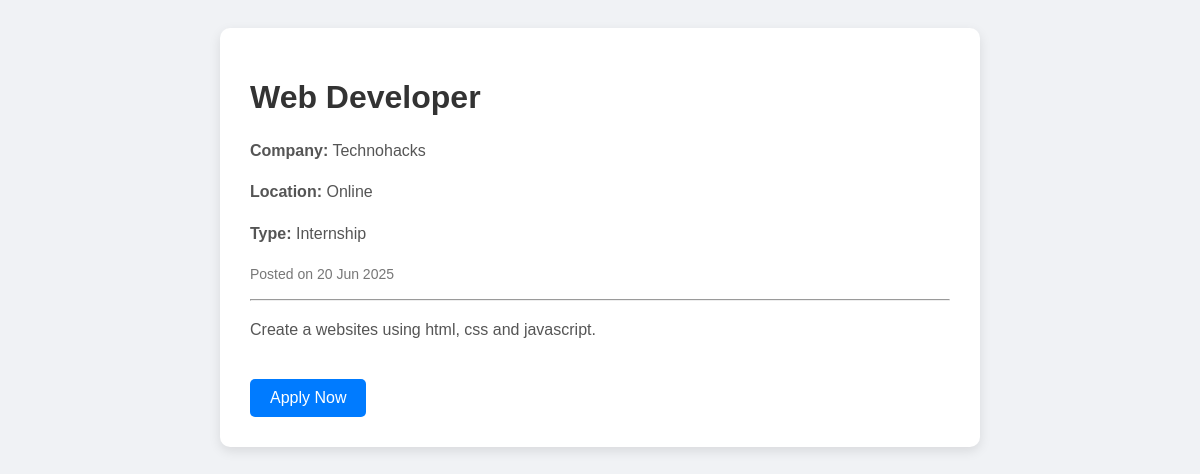
The app's page /job/1/ with its own data.
### jobs/models.py (models this page shows, shortened)
class Job(models.Model):
    title = models.CharField(max_length=200)
    description = models.TextField()
    company = models.CharField(max_length=100)
    location = models.CharField(max_length=100)
    job_type = models.CharField(max_length=50, choices=[('Full Time', 'Full Time'), ('Part Time', 'Part Time'), ('Internship', 'Internship')])
    posted_at = models.DateTimeField(auto_now_add=True)

### jobs/views.py (the view)
# urls.py: path('job/<int:job_id>/', views.job_detail, name='job_detail'),
def job_detail(request, job_id):
    job = get_object_or_404(Job, id=job_id)
    return render(request, 'jobs/job_detail.html', {'job': job})

### jobs/templates/jobs/job_detail.html (shortened to what this page needs)
<!DOCTYPE html>
<html>
<head>
</head>
<body>
    <div class="card">
        <h1>{{ job.title }}</h1>
        <p><strong>Company:</strong> {{ job.company }}</p>
        <p><strong>Location:</strong> {{ job.location }}</p>
        <p><strong>Type:</strong> {{ job.job_type }}</p>
        <p class="meta">Posted on {{ job.posted_at|date:"d M Y" }}</p>
        <hr>
        <p>{{ job.description }}</p>
        <a href="{% url 'apply_job' job.id %}" class="btn">Apply Now</a>
    </div>
</body>
</html>

### jobs/templates/jobs/job_detail.html (style rules this page uses)
body { font-family: Arial; background: #f0f2f5; padding: 20px; }
.card { background: white; max-width: 700px; margin: auto; padding: 30px; border-radius: 10px; box-shadow: 0 4px 12px rgba(0,0,0,0.1); }
h1 { color: #333; }
p { color: #555; line-height: 1.6; }
.meta { margin-top: 10px; font-size: 14px; color: #777; }
.btn { display: inline-block; margin-top: 20px; padding: 10px 20px; background: #007bff; color: white; text-decoration: none; border-radius: 5px; }

### records on screen
Job: title "Web Developer", company "Technohacks", location "Online", job_type "Internship", posted_at "20 Jun 2025", description "Create a websites using html, css and javascript."
